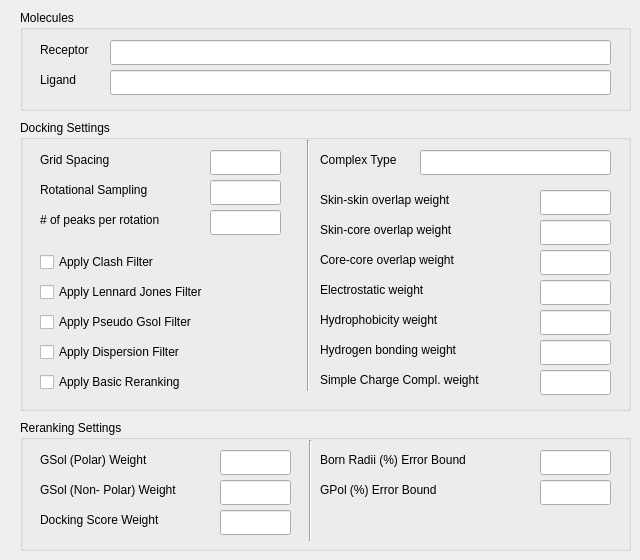
   <widget class="QWidget" name="tab_2">
    <attribute name="title">
     <string>Job details</string>
    </attribute>
    <widget class="QGroupBox" name="groupBox_8">
     <property name="geometry">
      <rect>
       <x>20</x>
       <y>10</y>
       <width>611</width>
       <height>101</height>
      </rect>
     </property>
     <property name="title">
      <string>Molecules</string>
     </property>
     <widget class="QLabel" name="label_15">
      <property name="geometry">
       <rect>
        <x>20</x>
        <y>30</y>
        <width>81</width>
        <height>20</height>
       </rect>
      </property>
      <property name="text">
       <string>Receptor</string>
      </property>
     </widget>
     <widget class="QLabel" name="label_33">
      <property name="geometry">
       <rect>
        <x>20</x>
        <y>60</y>
        <width>81</width>
        <height>20</height>
       </rect>
      </property>
      <property name="text">
       <string>Ligand</string>
      </property>
     </widget>
     <widget class="QLineEdit" name="receptorPDBTextBox">
      <property name="geometry">
       <rect>
        <x>90</x>
        <y>30</y>
        <width>501</width>
        <height>25</height>
       </rect>
      </property>
      <property name="sizePolicy">
       <sizepolicy hsizetype="Fixed" vsizetype="Fixed">
        <horstretch>0</horstretch>
        <verstretch>0</verstretch>
       </sizepolicy>
      </property>
      <property name="readOnly">
       <bool>true</bool>
      </property>
     </widget>
     <widget class="QLineEdit" name="ligandPDBTextBox">
      <property name="geometry">
       <rect>
        <x>90</x>
        <y>60</y>
        <width>501</width>
        <height>25</height>
       </rect>
      </property>
      <property name="sizePolicy">
       <sizepolicy hsizetype="Fixed" vsizetype="Fixed">
        <horstretch>0</horstretch>
        <verstretch>0</verstretch>
       </sizepolicy>
      </property>
      <property name="readOnly">
       <bool>true</bool>
      </property>
     </widget>
    </widget>
    <widget class="QGroupBox" name="groupBox_9">
     <property name="geometry">
      <rect>
       <x>20</x>
       <y>120</y>
       <width>611</width>
       <height>291</height>
      </rect>
     </property>
     <property name="title">
      <string>Docking Settings</string>
     </property>
     <widget class="QLabel" name="label_40">
      <property name="geometry">
       <rect>
        <x>300</x>
        <y>190</y>
        <width>221</width>
        <height>20</height>
       </rect>
      </property>
      <property name="text">
       <string>Hydrophobicity weight</string>
      </property>
     </widget>
     <widget class="QLabel" name="label_37">
      <property name="geometry">
       <rect>
        <x>300</x>
        <y>160</y>
        <width>221</width>
        <height>20</height>
       </rect>
      </property>
      <property name="text">
       <string>Electrostatic weight</string>
      </property>
     </widget>
     <widget class="QLabel" name="label_36">
      <property name="geometry">
       <rect>
        <x>300</x>
        <y>130</y>
        <width>221</width>
        <height>20</height>
       </rect>
      </property>
      <property name="text">
       <string>Core-core overlap weight</string>
      </property>
     </widget>
     <widget class="QLabel" name="label_38">
      <property name="geometry">
       <rect>
        <x>300</x>
        <y>70</y>
        <width>221</width>
        <height>20</height>
       </rect>
      </property>
      <property name="text">
       <string>Skin-skin overlap weight</string>
      </property>
     </widget>
     <widget class="QLineEdit" name="hbondWeightTextBox">
      <property name="geometry">
       <rect>
        <x>520</x>
        <y>220</y>
        <width>71</width>
        <height>25</height>
       </rect>
      </property>
      <property name="sizePolicy">
       <sizepolicy hsizetype="Fixed" vsizetype="Fixed">
        <horstretch>0</horstretch>
        <verstretch>0</verstretch>
       </sizepolicy>
      </property>
      <property name="inputMask">
       <string/>
      </property>
      <property name="maxLength">
       <number>6</number>
      </property>
      <property name="readOnly">
       <bool>true</bool>
      </property>
     </widget>
     <widget class="QLabel" name="label_34">
      <property name="geometry">
       <rect>
        <x>300</x>
        <y>220</y>
        <width>221</width>
        <height>20</height>
       </rect>
      </property>
      <property name="text">
       <string>Hydrogen bonding weight</string>
      </property>
     </widget>
     <widget class="QLineEdit" name="ssWeightTextBox">
      <property name="geometry">
       <rect>
        <x>520</x>
        <y>70</y>
        <width>71</width>
        <height>25</height>
       </rect>
      </property>
      <property name="sizePolicy">
       <sizepolicy hsizetype="Fixed" vsizetype="Fixed">
        <horstretch>0</horstretch>
        <verstretch>0</verstretch>
       </sizepolicy>
      </property>
      <property name="inputMask">
       <string/>
      </property>
      <property name="maxLength">
       <number>6</number>
      </property>
      <property name="readOnly">
       <bool>true</bool>
      </property>
     </widget>
     <widget class="QLabel" name="label_39">
      <property name="geometry">
       <rect>
        <x>300</x>
        <y>250</y>
        <width>221</width>
        <height>20</height>
       </rect>
      </property>
      <property name="text">
       <string>Simple Charge Compl. weight</string>
      </property>
     </widget>
     <widget class="QLineEdit" name="chargeWeightTextBox">
      <property name="geometry">
       <rect>
        <x>520</x>
        <y>250</y>
        <width>71</width>
        <height>25</height>
       </rect>
      </property>
      <property name="sizePolicy">
       <sizepolicy hsizetype="Fixed" vsizetype="Fixed">
        <horstretch>0</horstretch>
        <verstretch>0</verstretch>
       </sizepolicy>
      </property>
      <property name="inputMask">
       <string/>
      </property>
      <property name="maxLength">
       <number>6</number>
      </property>
      <property name="readOnly">
       <bool>true</bool>
      </property>
     </widget>
     <widget class="QLineEdit" name="scWeightTextBox">
      <property name="geometry">
       <rect>
        <x>520</x>
        <y>100</y>
        <width>71</width>
        <height>25</height>
       </rect>
      </property>
      <property name="sizePolicy">
       <sizepolicy hsizetype="Fixed" vsizetype="Fixed">
        <horstretch>0</horstretch>
        <verstretch>0</verstretch>
       </sizepolicy>
      </property>
      <property name="inputMask">
       <string/>
      </property>
      <property name="maxLength">
       <number>6</number>
      </property>
      <property name="readOnly">
       <bool>true</bool>
      </property>
     </widget>
     <widget class="QLineEdit" name="hydrophobicityWeightTextBox">
      <property name="geometry">
       <rect>
        <x>520</x>
        <y>190</y>
        <width>71</width>
        <height>25</height>
       </rect>
      </property>
      <property name="sizePolicy">
       <sizepolicy hsizetype="Fixed" vsizetype="Fixed">
        <horstretch>0</horstretch>
        <verstretch>0</verstretch>
       </sizepolicy>
      </property>
      <property name="inputMask">
       <string/>
      </property>
      <property name="maxLength">
       <number>6</number>
      </property>
      <property name="readOnly">
       <bool>true</bool>
      </property>
     </widget>
     <widget class="QLineEdit" name="elecWeightTextBox">
      <property name="geometry">
       <rect>
        <x>520</x>
        <y>160</y>
        <width>71</width>
        <height>25</height>
       </rect>
      </property>
      <property name="sizePolicy">
       <sizepolicy hsizetype="Fixed" vsizetype="Fixed">
        <horstretch>0</horstretch>
        <verstretch>0</verstretch>
       </sizepolicy>
      </property>
      <property name="inputMask">
       <string/>
      </property>
      <property name="maxLength">
       <number>6</number>
      </property>
      <property name="readOnly">
       <bool>true</bool>
      </property>
     </widget>
     <widget class="QLabel" name="label_35">
      <property name="geometry">
       <rect>
        <x>300</x>
        <y>100</y>
        <width>221</width>
        <height>20</height>
       </rect>
      </property>
      <property name="text">
       <string>Skin-core overlap weight</string>
      </property>
     </widget>
     <widget class="QLineEdit" name="ccWeightTextBox">
      <property name="geometry">
       <rect>
        <x>520</x>
        <y>130</y>
        <width>71</width>
        <height>25</height>
       </rect>
      </property>
      <property name="sizePolicy">
       <sizepolicy hsizetype="Fixed" vsizetype="Fixed">
        <horstretch>0</horstretch>
        <verstretch>0</verstretch>
       </sizepolicy>
      </property>
      <property name="inputMask">
       <string/>
      </property>
      <property name="maxLength">
       <number>6</number>
      </property>
      <property name="readOnly">
       <bool>true</bool>
      </property>
     </widget>
     <widget class="QCheckBox" name="dispersionFilterCheckBox">
      <property name="geometry">
       <rect>
        <x>20</x>
        <y>220</y>
        <width>251</width>
        <height>24</height>
       </rect>
      </property>
      <property name="text">
       <string>Apply Dispersion Filter</string>
      </property>
      <property name="checkable">
       <bool>false</bool>
      </property>
     </widget>
     <widget class="QCheckBox" name="clashFilterCheckBox">
      <property name="geometry">
       <rect>
        <x>20</x>
        <y>130</y>
        <width>161</width>
        <height>24</height>
       </rect>
      </property>
      <property name="text">
       <string>Apply Clash Filter</string>
      </property>
      <property name="checkable">
       <bool>false</bool>
      </property>
     </widget>
     <widget class="QCheckBox" name="rerankFilterCheckBox">
      <property name="geometry">
       <rect>
        <x>20</x>
        <y>250</y>
        <width>241</width>
        <height>24</height>
       </rect>
      </property>
      <property name="text">
       <string>Apply Basic Reranking</string>
      </property>
      <property name="checkable">
       <bool>false</bool>
      </property>
     </widget>
     <widget class="QCheckBox" name="pseudoGsolFilterCheckBox">
      <property name="geometry">
       <rect>
        <x>20</x>
        <y>190</y>
        <width>261</width>
        <height>24</height>
       </rect>
      </property>
      <property name="text">
       <string>Apply Pseudo Gsol Filter</string>
      </property>
      <property name="checkable">
       <bool>false</bool>
      </property>
     </widget>
     <widget class="QCheckBox" name="vdwFilterCheckBox">
      <property name="geometry">
       <rect>
        <x>20</x>
        <y>160</y>
        <width>221</width>
        <height>24</height>
       </rect>
      </property>
      <property name="text">
       <string>Apply Lennard Jones Filter</string>
      </property>
      <property name="checkable">
       <bool>false</bool>
      </property>
     </widget>
     <widget class="QLineEdit" name="peaksPerRotationTextBox">
      <property name="geometry">
       <rect>
        <x>190</x>
        <y>90</y>
        <width>71</width>
        <height>25</height>
       </rect>
      </property>
      <property name="sizePolicy">
       <sizepolicy hsizetype="Fixed" vsizetype="Fixed">
        <horstretch>0</horstretch>
        <verstretch>0</verstretch>
       </sizepolicy>
      </property>
      <property name="inputMask">
       <string/>
      </property>
      <property name="maxLength">
       <number>6</number>
      </property>
      <property name="readOnly">
       <bool>true</bool>
      </property>
     </widget>
     <widget class="QLabel" name="label_41">
      <property name="geometry">
       <rect>
        <x>20</x>
        <y>30</y>
        <width>131</width>
        <height>20</height>
       </rect>
      </property>
      <property name="text">
       <string>Grid Spacing</string>
      </property>
     </widget>
     <widget class="QLabel" name="label_42">
      <property name="geometry">
       <rect>
        <x>20</x>
        <y>90</y>
        <width>161</width>
        <height>20</height>
       </rect>
      </property>
      <property name="text">
       <string># of peaks per rotation</string>
      </property>
     </widget>
     <widget class="QLabel" name="label_43">
      <property name="geometry">
       <rect>
        <x>20</x>
        <y>60</y>
        <width>161</width>
        <height>20</height>
       </rect>
      </property>
      <property name="text">
       <string>Rotational Sampling</string>
      </property>
     </widget>
     <widget class="QLineEdit" name="gridSpacingTextBox">
      <property name="geometry">
       <rect>
        <x>190</x>
        <y>30</y>
        <width>71</width>
        <height>25</height>
       </rect>
      </property>
      <property name="sizePolicy">
       <sizepolicy hsizetype="Fixed" vsizetype="Fixed">
        <horstretch>0</horstretch>
        <verstretch>0</verstretch>
       </sizepolicy>
      </property>
      <property name="inputMask">
       <string/>
      </property>
      <property name="maxLength">
       <number>6</number>
      </property>
      <property name="readOnly">
       <bool>true</bool>
      </property>
     </widget>
     <widget class="QLineEdit" name="rotSamplingTextBox">
      <property name="geometry">
       <rect>
        <x>190</x>
        <y>60</y>
        <width>71</width>
        <height>25</height>
       </rect>
      </property>
      <property name="sizePolicy">
       <sizepolicy hsizetype="Fixed" vsizetype="Fixed">
        <horstretch>0</horstretch>
        <verstretch>0</verstretch>
       </sizepolicy>
      </property>
      <property name="inputMask">
       <string/>
      </property>
      <property name="maxLength">
       <number>6</number>
      </property>
      <property name="readOnly">
       <bool>true</bool>
      </property>
     </widget>
     <widget class="Line" name="line_2">
      <property name="geometry">
       <rect>
        <x>280</x>
        <y>20</y>
        <width>16</width>
        <height>251</height>
       </rect>
      </property>
      <property name="orientation">
       <enum>Qt::Vertical</enum>
      </property>
     </widget>
     <widget class="QLabel" name="label_44">
      <property name="geometry">
       <rect>
        <x>300</x>
        <y>30</y>
        <width>161</width>
        <height>20</height>
       </rect>
      </property>
      <property name="text">
       <string>Complex Type</string>
      </property>
     </widget>
     <widget class="QLineEdit" name="complexTypeTextBox">
      <property name="geometry">
       <rect>
        <x>400</x>
        <y>30</y>
        <width>191</width>
        <height>25</height>
       </rect>
      </property>
      <property name="sizePolicy">
       <sizepolicy hsizetype="Fixed" vsizetype="Fixed">
        <horstretch>0</horstretch>
        <verstretch>0</verstretch>
       </sizepolicy>
      </property>
      <property name="inputMask">
       <string/>
      </property>
      <property name="maxLength">
       <number>6</number>
      </property>
      <property name="readOnly">
       <bool>true</bool>
      </property>
     </widget>
    </widget>
    <widget class="QGroupBox" name="groupBox_10">
     <property name="geometry">
      <rect>
       <x>20</x>
       <y>420</y>
       <width>611</width>
       <height>131</height>
      </rect>
     </property>
     <property name="title">
      <string>Reranking Settings</string>
     </property>
     <widget class="QLabel" name="label_45">
      <property name="geometry">
       <rect>
        <x>20</x>
        <y>30</y>
        <width>171</width>
        <height>20</height>
       </rect>
      </property>
      <property name="text">
       <string>GSol (Polar) Weight</string>
      </property>
     </widget>
     <widget class="QLabel" name="label_46">
      <property name="geometry">
       <rect>
        <x>20</x>
        <y>60</y>
        <width>171</width>
        <height>20</height>
       </rect>
      </property>
      <property name="text">
       <string>GSol (Non- Polar) Weight</string>
      </property>
     </widget>
     <widget class="QLineEdit" name="polarWeightTextBox">
      <property name="geometry">
       <rect>
        <x>200</x>
        <y>30</y>
        <width>71</width>
        <height>25</height>
       </rect>
      </property>
      <property name="sizePolicy">
       <sizepolicy hsizetype="Fixed" vsizetype="Fixed">
        <horstretch>0</horstretch>
        <verstretch>0</verstretch>
       </sizepolicy>
      </property>
      <property name="maxLength">
       <number>6</number>
      </property>
      <property name="readOnly">
       <bool>true</bool>
      </property>
     </widget>
     <widget class="QLabel" name="label_47">
      <property name="geometry">
       <rect>
        <x>300</x>
        <y>60</y>
        <width>191</width>
        <height>20</height>
       </rect>
      </property>
      <property name="text">
       <string>GPol (%) Error Bound </string>
      </property>
     </widget>
     <widget class="QLineEdit" name="bornErrorTextBox">
      <property name="geometry">
       <rect>
        <x>520</x>
        <y>30</y>
        <width>71</width>
        <height>25</height>
       </rect>
      </property>
      <property name="sizePolicy">
       <sizepolicy hsizetype="Fixed" vsizetype="Fixed">
        <horstretch>0</horstretch>
        <verstretch>0</verstretch>
       </sizepolicy>
      </property>
      <property name="maxLength">
       <number>6</number>
      </property>
      <property name="readOnly">
       <bool>true</bool>
      </property>
     </widget>
     <widget class="QLineEdit" name="gpolErrorTextBox">
      <property name="geometry">
       <rect>
        <x>520</x>
        <y>60</y>
        <width>71</width>
        <height>25</height>
       </rect>
      </property>
      <property name="sizePolicy">
       <sizepolicy hsizetype="Fixed" vsizetype="Fixed">
        <horstretch>0</horstretch>
        <verstretch>0</verstretch>
       </sizepolicy>
      </property>
      <property name="maxLength">
       <number>6</number>
      </property>
      <property name="readOnly">
       <bool>true</bool>
      </property>
     </widget>
     <widget class="QLabel" name="label_48">
      <property name="geometry">
       <rect>
        <x>20</x>
        <y>90</y>
        <width>171</width>
        <height>20</height>
       </rect>
      </property>
      <property name="text">
       <string>Docking Score Weight</string>
      </property>
     </widget>
     <widget class="QLineEdit" name="dockWeightTextBox">
      <property name="geometry">
       <rect>
        <x>200</x>
        <y>90</y>
        <width>71</width>
        <height>25</height>
       </rect>
      </property>
      <property name="sizePolicy">
       <sizepolicy hsizetype="Fixed" vsizetype="Fixed">
        <horstretch>0</horstretch>
        <verstretch>0</verstretch>
       </sizepolicy>
      </property>
      <property name="maxLength">
       <number>6</number>
      </property>
      <property name="readOnly">
       <bool>true</bool>
      </property>
     </widget>
     <widget class="QLabel" name="label_49">
      <property name="geometry">
       <rect>
        <x>300</x>
        <y>30</y>
        <width>211</width>
        <height>20</height>
       </rect>
      </property>
      <property name="text">
       <string>Born Radii (%) Error Bound </string>
      </property>
     </widget>
     <widget class="QLineEdit" name="nonPolarWeightTextBox">
      <property name="geometry">
       <rect>
        <x>200</x>
        <y>60</y>
        <width>71</width>
        <height>25</height>
       </rect>
      </property>
      <property name="sizePolicy">
       <sizepolicy hsizetype="Fixed" vsizetype="Fixed">
        <horstretch>0</horstretch>
        <verstretch>0</verstretch>
       </sizepolicy>
      </property>
      <property name="maxLength">
       <number>6</number>
      </property>
      <property name="readOnly">
       <bool>true</bool>
      </property>
     </widget>
     <widget class="Line" name="line_3">
      <property name="geometry">
       <rect>
        <x>280</x>
        <y>20</y>
        <width>20</width>
        <height>101</height>
       </rect>
      </property>
      <property name="orientation">
       <enum>Qt::Vertical</enum>
      </property>
     </widget>
    </widget>
   </widget>
